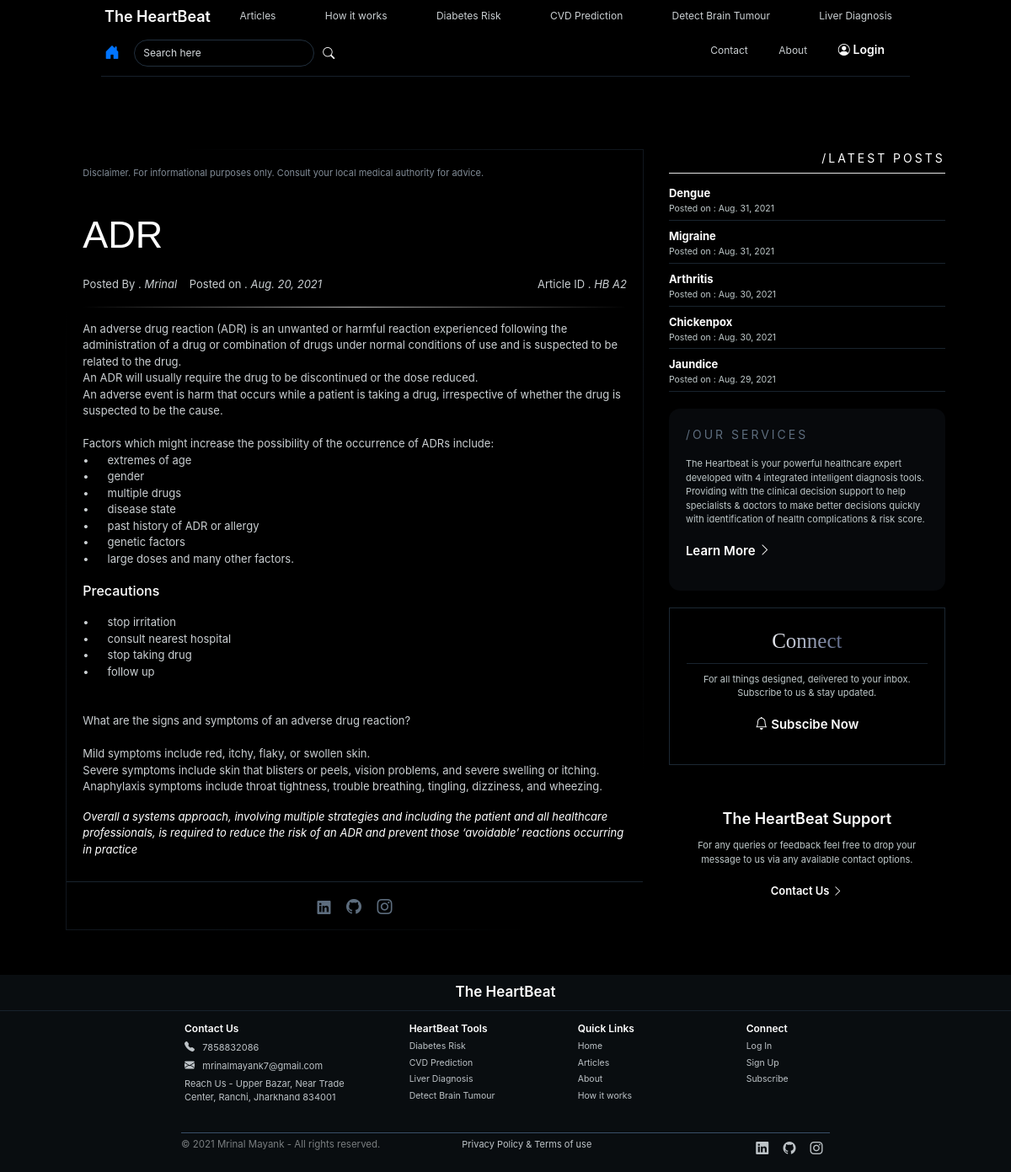
The page /2/read_article/ on the database its author committed.
### MAINAPP/models.py (models this page shows, shortened)
class Article(models.Model):
	posted_on=models.DateField(blank=True,default=timezone.now)
	posted_by =models.CharField(max_length=100,blank=True)
	article_name = models.CharField(max_length= 200)
	article_caption=models.TextField(blank=True)
	article_introduction=models.TextField(blank=True)
	article_sub_heading1 =models.CharField(max_length= 200 ,blank=True)
	article_sub_body1 =models.TextField(blank=True)
	article_conclusion =models.TextField(blank=True)
	article_image = models.ImageField(null=True, blank=True , help_text="crop image as square before upload to get uniform size in the page")
	add_article_to_home = models.BooleanField(default=False,null=True, blank=True ,help_text="Yes will enable to display it on home page")

### MAINAPP/views.py (the view)
# urls.py: path('<int:id>/read_article/', views.read_article, name="read_article"),
def read_article(request ,id):
	page = Article.objects.get(id=id)
	topics =reversed(Article.objects.all().order_by('id'))
	context = {'page':page ,'topics':topics}
	return render(request, 'MAINAPP/read_article.html', context)

### templates/MAINAPP/read_article.html
{%  extends 'MAINAPP/home.html' %}
{% load static %}
{% block content %}
<div class="bground1">
<br><br><br><br><br><br>
<div class="container" style="">
  <div class="col-lg-12" style="margin-left:auto;margin-right:auto;padding:3%">
  <div class="row">
    <div class="col-lg-8 col-md-10 col-sm-12 col-12" style="margin-left:auto;margin-right:auto;display:flex;flex-wrap:wrap;margin-bottom:20px;">
      <div class="" style="display:flex;flex-wrap:wrap;width:100%;margin-right:auto;margin-left:auto;padding:1px; background:linear-gradient(to bottom left,rgba(23, 32, 42,0.7) 10% , #000000 40%,#000000 60%, rgba(23, 32, 42,0.7) 90%);">
      <div class="" style="background:black;padding:19px;width:100%;position:relative;">
        <p style="font-size:11px;font-weight:400;color:#808B96 ;margin-bottom:7px;">Disclaimer. For informational purposes only. Consult your local medical authority for advice.</p>
        <br>
        <p  class="logogradient" style="font-size:45px;color:white;font-family: 'Bodoni Moda', sans-serif;">{{page.article_name}}</p>
        <div class="row">
          <div class="col-lg-8 col-md-6 col-sm-6 col-6">
            <p style="color:#CACFD2;font-size:13px;">Posted By . <i>{{page.posted_by}}</i> &nbsp;&nbsp; Posted on . <i>{{page.posted_on}}</i></p>
          </div>
          <div class="col-lg-4 col-md-6 col-sm-6 col-6">
            <p style="color:#CACFD2;font-size:13px;text-align:right">Article ID . <i>HB A{{page.id}}</i></p>
          </div>
        </div>
        <hr style="border:0;margin-top:0px;height: 1px;background-image: linear-gradient(to right, rgba(255,255,255, 0), rgba(255,255,255, 0.75), rgba(255,255,255, 0));">
          <p style="white-space: pre-wrap;color:#CACFD2;font-size:13px">{{page.article_introduction}}</p>
          <p style="white-space: pre-wrap;color:white;font-size:16px;font-weight:500;">{{page.article_sub_heading1}}</p>
          <p style="white-space: pre-wrap;color:#CACFD2;font-size:13px">{{page.article_sub_body1}}</p>
          <p style="white-space: pre-wrap;color:white;font-size:13px"><i>{{page.article_conclusion}}</i></p>
          <br>
          <br>
          <div class="icons text-center" style=" position: absolute;bottom:5px;margin-right:auto;margin-left:auto; left:0;right:0;">
            <hr color="#1C2833">
           <label ><a href="https://www.linkedin.com/in/mrinal-mayank-bb3112200/"><i class="bi bi-linkedin"
           style="margin:7px;font-size:16px;color:#5D6D7E ;"></i></a></label>
           <label ><a href="https://github.com/mrinalmayank7/"><i class="bi bi-github"
           style="margin:7px;font-size:18px;color:#5D6D7E ;"></i></a></label>
           <label ><a href="https://www.instagram.com/mrinalmayank7/"><i class="bi bi-instagram"
              style="margin:7px;font-size:18px;color:#5D6D7E ;"></i></a></label>
           </div>
        </div>
      </div>
    </div>
    <div class="col-lg-4 col-md-10 col-sm-12 col-12" style="margin-left:auto;margin-right:auto;display:flex;flex-wrap:wrap;">
      <div class="" style="width:100%;">
        <div class="" style="margin-bottom:20px;">
          <p style="text-align:right;color:white;font-size:14px;margin:0px;letter-spacing:3px;">/LATEST POSTS</p>
          <hr color="white" style="margin:7px 0px 10px 0px;">
                  {% for topic in topics %}
                  {% if forloop.counter < 6 %}
                  <p style="margin-bottom:0px;"><a data-product="{{ topic.id }}" href="{% url 'read_article' topic.id %}"
                    style="font-size:13px;color:white;margin-bottom:0px;font-weight:700;">{{topic.article_name}}</a></p>
                    <p style="font-size:10.5px;color:grey;margin-bottom:0px;color:#BFC9CA;">Posted on : {{topic.posted_on}}</p>
                    <hr color="#1C2833"style="margin-top:5px;margin-bottom:5px">
                {% endif %}
                {% endfor %}
        </div>
        <div class="" style="padding:20px;background:rgba(23, 32, 42 ,0.3);border-radius:13px;margin-bottom:20px;">
          <p style="color:#5D6D7E ;font-size:14px;letter-spacing:3px">/OUR SERVICES</p>
          <p style="font-size:11px;color:#BFC9CA;;">The Heartbeat is  your powerful healthcare expert developed with 4 integrated intelligent diagnosis tools. Providing with the clinical decision support to help specialists & doctors to make better decisions quickly with identification of health complications & risk score.</p>
          <p class="glowicon" style=""><a  class="glowicon"href="{% url 'howitworks' %}" style="text-align:center;background:transparent;border-radius:30px;border-width:2px;font-size:15px;font-weight:600;border:0px;color:white;"> Learn More <i class="bi bi-chevron-right"></i></a></p>
        </div>
        <div class="text-center" style="border:1px solid #1C2833;padding:20px;margin-bottom:20px;">
          <p class="logogradient"style="font-family: 'Bodoni Moda', serif;color:white;text-align:center;margin:0px;font-size:25px;">Connect</p>
          <hr color="#1C2833" style="margin:7px 0px 10px 0px">
          <p style="font-size:11px;color:#BFC9CA;">For all things designed, delivered to your inbox. Subscribe to us & stay updated.</p>
          <p class="glowicon" style="text-align:center;"><a  class="glowicon"href="{% url 'home' %}#subscribe" style="text-align:center;background:transparent;border-radius:30px;border-width:2px;font-size:15px;font-weight:600;border:0px;color:white;"><i class="bi bi-bell"></i> Subscibe Now </a></p>
        </div>
        <div class="text-center" style="padding:20px;margin-bottom:20px;">
          <p style="color:white;text-align:center;margin:10px;font-size:18px;font-weight:600;">The HeartBeat Support</p>
          <p style="font-size:11px;color:#BFC9CA;">For any queries or feedback feel free to drop your message to us via any available contact options.</p>
          <p class="glowicon" style="text-align:center;"><a  class="glowicon"href="{% url 'contact' %}" style="text-align:center;background:transparent;border-radius:30px;border-width:2px;font-size:13px;font-weight:600;border:0px;color:white;"> Contact Us <i class="bi bi-chevron-right"></i></a></p>
        </div>
      </div>
    </div>
  </div>
  </div>
</div>
</div>
{% endblock content %}

### rows shown on the page
Article: article_name "ADR", posted_by "Mrinal", posted_on "Aug. 20, 2021", id "2", article_introduction "An adverse drug reaction (ADR) is an unwanted or harmful reaction experienced following the administration of a drug or combination of drugs under normal conditions of use and is suspected to be related to the drug. An ADR will usually require the drug to be discontinued or the dose reduced. An adverse event is harm that occurs while a patient is taking a drug, irrespective of whether the drug is suspected to be the cause. Factors which might increase the possibility of the occurrence of ADRs include: • extremes of age • gender • multiple drugs • disease state • past history of ADR or allergy • genetic factors • large doses and many other factors.", article_sub_heading1 "Precautions", article_sub_body1 "• stop irritation • consult nearest hospital • stop taking drug • follow up What are the signs and symptoms of an adverse drug reaction? Mild symptoms include red, itchy, flaky, or swollen skin. Severe symptoms include skin that blisters or peels, vision problems, and severe swelling or itching. Anaphylaxis symptoms include throat tightness, trouble breathing, tingling, dizziness, and wheezing.", article_conclusion "Overall a systems approach, involving multiple strategies and including the patient and all healthcare professionals, is required to reduce the risk of an ADR and prevent those ‘avoidable’ reactions occurring in practice"
Article: article_name "Dengue", posted_on "Aug. 31, 2021"
Article: article_name "Migraine", posted_on "Aug. 31, 2021"
Article: article_name "Arthritis", posted_on "Aug. 30, 2021"
Article: article_name "Chickenpox", posted_on "Aug. 30, 2021"
Article: article_name "Jaundice", posted_on "Aug. 29, 2021"
